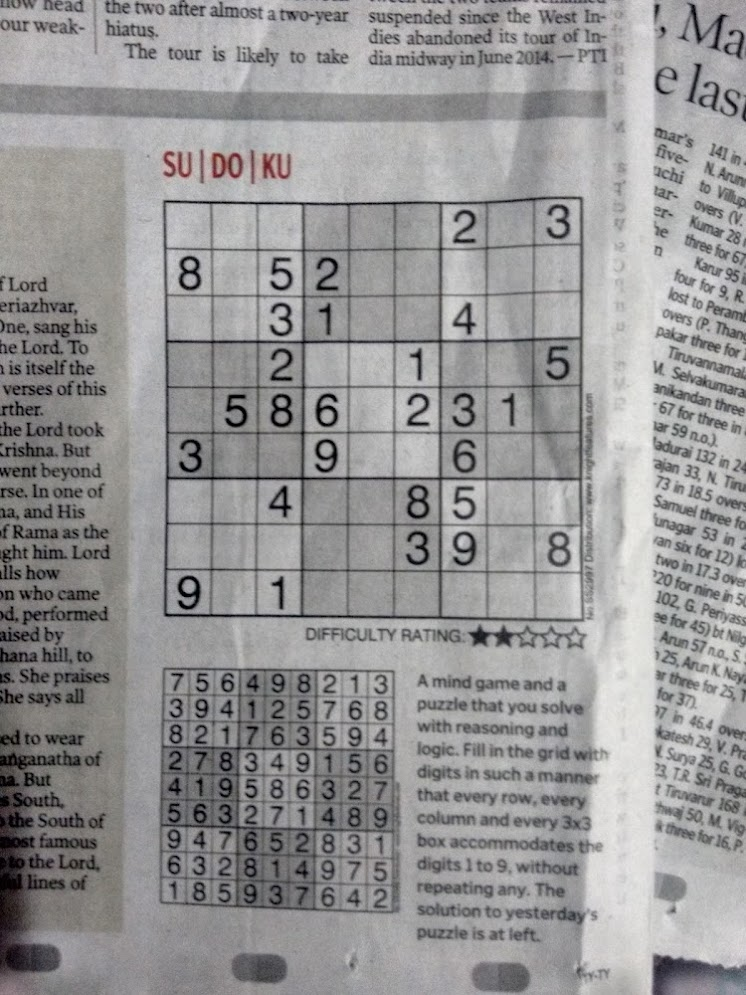
#> input picture f2.jpg, 746 x 995 px; its folder holds only this picture in this run
$ python main.py
#> lines starting #> are read from the running program, lines starting #| are printed output that depends on the picture; after the words box and inside, x2 and y2 are one past the last pixel; in counts of white or black regions, pixels touching at a corner belong together
### utilities.py
# -*- coding: utf-8 -*-
"""utilities

Funciones de ayuda para procesamiento de imagen y un detector
de bordes basado en lógica difusa (Mamdani) con LUT acelerada.
"""

from dataclasses import dataclass
from typing import Tuple, Optional
import numpy as np
from PIL import Image
from tqdm import tqdm
from rich.console import Console
from tinyfuzzy import LinguisticVariable, FuzzySet, gaussmf, trimf, mamdani, centroid


def convolution(img: np.ndarray, kernel: np.ndarray, verbose: bool = False, desc: str = "Convolución") -> np.ndarray:
    """Aplica convolución 2D con padding cero y barra de progreso opcional."""
    m, n = kernel.shape
    h, w = img.shape
    pad_h, pad_w = m // 2, n // 2
    img_padded = np.pad(img, ((pad_h, pad_h), (pad_w, pad_w)), mode="constant")
    result = np.zeros_like(img, dtype=float)

    row_iter = range(h)
    if verbose:
        row_iter = tqdm(row_iter, desc=desc, ncols=80, colour="blue")

    for i in row_iter:
        for j in range(w):
            region = img_padded[i:i+m, j:j+n]
            result[i, j] = np.sum(region * kernel)
    return result


@dataclass
class FuzzyEdgeConfig:
    """Configuración del detector de bordes difuso."""
    sx: float = 0.1        # desviación en x
    sy: float = 0.1        # desviación en y
    input_path: str = "f1.png"
    output_path: str = "edges_fuzzy.png"
    normalize: bool = True # normalizar imagen a [0,1]
    verbose: bool = False  # mostrar progreso con rich+tqdm


class FuzzyEdgeDetector:
    def __init__(self, config: FuzzyEdgeConfig):
        self.config = config
        self.console = Console()
        self.image: Optional[np.ndarray] = None
        self.grad_x: Optional[np.ndarray] = None
        self.grad_y: Optional[np.ndarray] = None
        self.output_img: Optional[np.ndarray] = None

        # Construir FIS al inicializar
        self.variables, self.rules = self._build_fis()
        self._build_lut()

    def _log(self, msg: str) -> None:
        """Imprime mensajes solo si verbose=True, con fallback ASCII en Windows."""
        if self.config.verbose:
            try:
                self.console.print(msg, style="bold cyan")
            except Exception:
                # Fallback por si la consola no soporta algunos caracteres Unicode
                safe = msg.encode("ascii", "ignore").decode("ascii")
                print(safe)

    def _load_image(self) -> np.ndarray:
        self._log("[2/4] Cargando imagen...")
        img = Image.open(self.config.input_path).convert("L")
        arr = np.array(img, dtype=float)
        if self.config.normalize:
            arr = arr / 255.0
        return arr

    def _compute_gradients(self, img: np.ndarray) -> Tuple[np.ndarray, np.ndarray]:
        self._log("[3/4] Calculando gradientes...")
        Gx = np.array([[-1, 1]])
        Gy = Gx.T
        grad_x = convolution(img, Gx, verbose=self.config.verbose, desc="Gradiente Ix")
        grad_y = convolution(img, Gy, verbose=self.config.verbose, desc="Gradiente Iy")
#> call 2 of convolution, with kernel = array of shape (2, 1), verbose = False, desc = 'Gradiente Iy'
#> after the loop in convolution (call 2), `for i in row_iter:`:
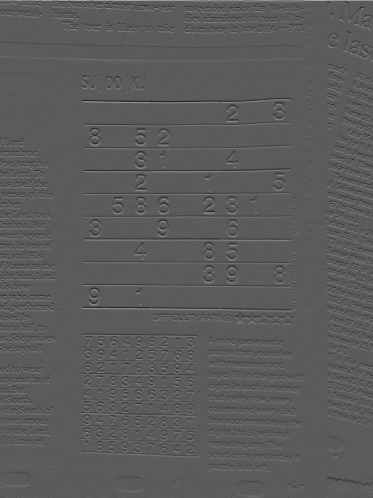
#> result: shape (995, 746) float64 (shown at 1/2 size); min -0.463, max 0.824, mean 0.000578; drawn with min black and max white
        return grad_x, grad_y

    # ---------------- LUT para el centroid de (w0,w1) ----------------
    def _build_lut(self, samples: int = 513, levels: int = 256):
        """
        Precalcula una tabla LUT[levels, levels] que, dado (w0, w1),
        devuelve el centroide de max( min(white, w0), min(black, w1) )
        usando las mismas MFs de salida que usas en Iout.
        """
        self._log("[0/4] Precomputando LUT de centroides…")

        # Universo y MFs de salida (idénticas a _build_fis)
        xs = np.linspace(*self.variables["Iout"].universe, samples)
        # white: trimf(x; 0,0,1) -> rampa descendente hasta 0 en x=1
        white = np.maximum(0.0, np.minimum(1.0, (1.0 - xs) / (1.0 - 0.0 + 1e-12)))
        white[xs <= 0.0] = 1.0  # pico en 0
        # black: trimf(x; 0,1,1) -> rampa ascendente desde 0 hasta 1 en x=1
        black = np.maximum(0.0, np.minimum(1.0, (xs - 0.0) / (1.0 - 0.0 + 1e-12)))
        black[xs >= 1.0] = 1.0  # pico en 1

        # traps para integración (constantes, reutilizables)
        dx = xs[1] - xs[0]
        x_col = xs  # (samples,)

        L = levels
        lut = np.empty((L, L), dtype=np.float32)

        # vector de alturas discretas 0..1
        heights = np.linspace(0.0, 1.0, L, dtype=np.float64)

        # Para eficiencia, precomputamos arrays "clipped" por todas las alturas
        white_clip = np.minimum(white[None, :], heights[:, None])   # (L, samples)
        black_clip = np.minimum(black[None, :], heights[:, None])   # (L, samples)

        # Recorremos todas las combinaciones (w0, w1)
        for i in range(L):
            # Agregamos vía 'max' con todas las posibles w1 de una
            mu_i = np.maximum(white_clip[i][None, :], black_clip)   # (L, samples)
            num = np.trapz(mu_i * x_col[None, :], x_col, axis=1)    # (L,)
            den = np.trapz(mu_i, x_col, axis=1) + 1e-12
            lut[i, :] = (num / den).astype(np.float32)

        self._lut = lut  # guardar
        self._lut_levels = L

    def _build_fis(self):
        self._log("[1/4] Construyendo sistema difuso...")
        Ix = LinguisticVariable(
            name="Ix",
            universe=(-1, 1),
            sets={
                "zero": FuzzySet("zero", lambda x: gaussmf(x, 0, self.config.sx)),
                "nonzero": FuzzySet("nonzero", lambda x: 1 - gaussmf(x, 0, self.config.sx)),
            },
        )

        Iy = LinguisticVariable(
            name="Iy",
            universe=(-1, 1),
            sets={
                "zero": FuzzySet("zero", lambda x: gaussmf(x, 0, self.config.sy)),
                "nonzero": FuzzySet("nonzero", lambda x: 1 - gaussmf(x, 0, self.config.sy)),
            },
        )

        Iout = LinguisticVariable(
            name="Iout",
            universe=(0, 1),
            sets={
                "white": FuzzySet("white", lambda x: trimf(x, 0.0, 0.0, 1.0)),
                "black": FuzzySet("black", lambda x: trimf(x, 0.0, 1.0, 1.0)),
            },
        )

        rules = [
            ([("Ix", "zero", "AND"), ("Iy", "zero", "")], ("Iout", "white")),
            ([("Ix", "nonzero", "OR"), ("Iy", "nonzero", "")], ("Iout", "black")),
        ]

        return {"Ix": Ix, "Iy": Iy, "Iout": Iout}, rules

    def _evaluate_fis(self):
        """
        Sustituimos la evaluación por píxel y el centroido por
        una consulta LUT de O(1) por píxel, preservando la semántica Mamdani.
        """
        self._log("[4/4] Evaluando sistema difuso (versión acelerada)…")
        h, w = self.image.shape

        # μ_zero y μ_nonzero (ya vectorizados por gaussmf)
        # Ix ~ N(0, sx), Iy ~ N(0, sy)
        def gauss(val, sigma):
#> called with sigma = 0.1
            sigma = max(float(sigma), 1e-12)
            return np.exp(-0.5 * (val / sigma) ** 2)

        mu0_x = gauss(self.grad_x, self.config.sx)          # μ_zero(Ix)
        mu0_y = gauss(self.grad_y, self.config.sy)          # μ_zero(Iy)
        mu1_x = 1.0 - mu0_x                                 # μ_nonzero(Ix)
        mu1_y = 1.0 - mu0_y                                 # μ_nonzero(Iy)

        # Reglas -> pesos
        w0 = np.minimum(mu0_x, mu0_y)                       # min(zero_x, zero_y)
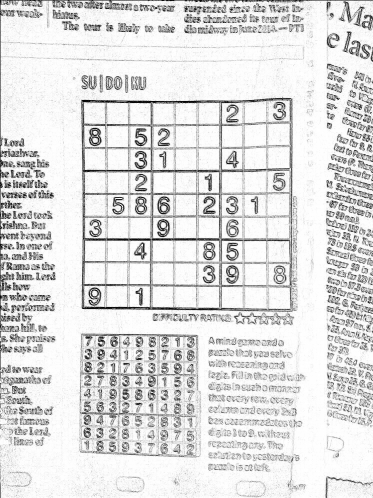
#> w0: shape (995, 746) float64 (shown at 1/2 size); min 1.88e-15, max 1, mean 0.871
        w1 = np.maximum(mu1_x, mu1_y)                       # max(nonzero_x, nonzero_y)

        # Discretizar a índices de la LUT
        L = self._lut_levels - 1
        i0 = np.clip((w0 * L).astype(np.int32), 0, L)
        i1 = np.clip((w1 * L).astype(np.int32), 0, L)

        # Lookup vectorizado
        self.output_img = self._lut[i0, i1].astype(np.float32)

        return self.output_img

    def run(self):
        """Ejecuta todo el pipeline de detección de bordes difuso."""
        self.image = self._load_image()
        self.grad_x, self.grad_y = self._compute_gradients(self.image)
        self.output_img = self._evaluate_fis()

        Image.fromarray((self.output_img * 255).astype(np.uint8)).save(self.config.output_path)
        self._log(f"✅ Mapa de bordes difuso guardado en {self.config.output_path}")

        return self.output_img

### thresholding.py
# -*- coding: utf-8 -*-
"""thresholding

Umbralización binaria de imágenes en escala de grises con opción de progreso.
"""

from dataclasses import dataclass
import numpy as np
from PIL import Image
from rich.console import Console
from tqdm import tqdm

@dataclass
class ThresholdConfig:
    """Configuración de umbralización binaria."""
    input_path: str
    output_path: str
    threshold: float = 0.5
    verbose: bool = False

class Thresholding:
    def __init__(self, config: ThresholdConfig):
        self.config = config
        self.console = Console()

    def _log(self, msg: str) -> None:
        if self.config.verbose:
            try:
                self.console.print(msg, style="bold cyan")
            except Exception:
                print(msg.encode("ascii", "ignore").decode("ascii"))

    def run(self) -> np.ndarray:
        """Ejecuta la umbralización sobre la imagen."""
        self._log("Cargando imagen...")
        img = Image.open(self.config.input_path).convert("L")
        arr = np.array(img, dtype=float) / 255.0

        self._log("Aplicando umbralización...")
        h, w = arr.shape
        binary = np.zeros_like(arr, dtype=np.uint8)

        row_iter = range(h)
        if self.config.verbose:
            row_iter = tqdm(row_iter, desc="Umbralizando filas...", ncols=80, colour="blue")

        for i in row_iter:
            for j in range(w):
                binary[i, j] = 1 if arr[i, j] >= self.config.threshold else 0
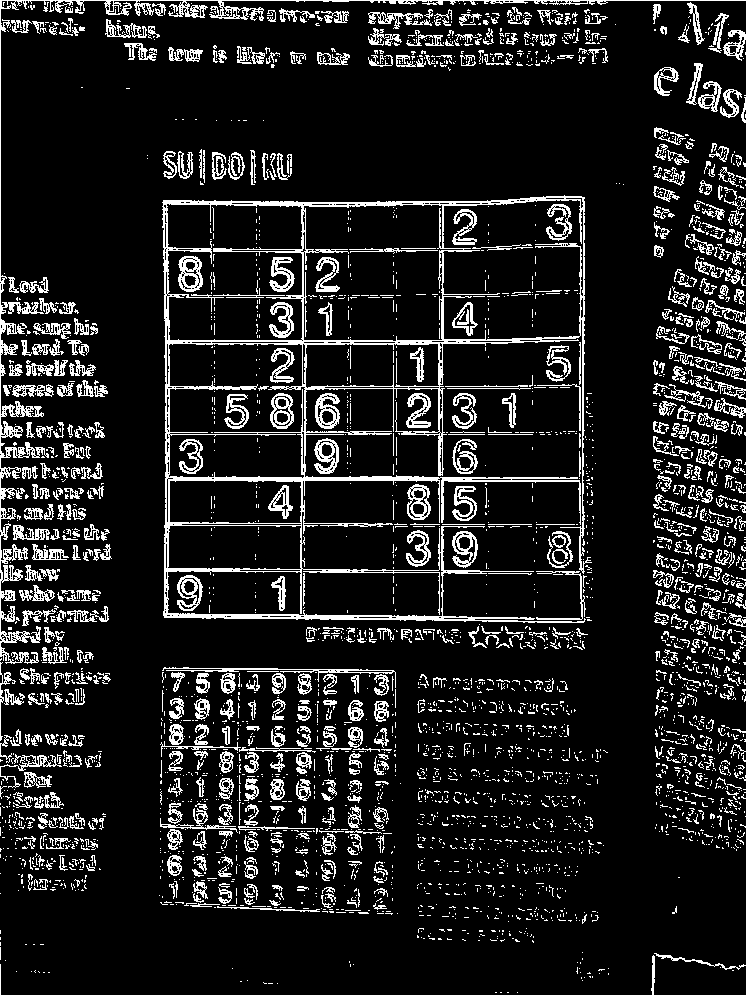
#> binary: shape (995, 746); values 0 (black) and 1 (white), 12.2% white in thin lines or dots

        self._log("Guardando resultado...")
        Image.fromarray((binary*255).astype(np.uint8)).save(self.config.output_path)

        self._log(f"✅ Imagen binaria guardada en {self.config.output_path}")
        return binary

### connected_components.py
# -*- coding: utf-8 -*-
"""connected_components

Etiquetado BFS 8-conexo y extracción del mayor componente binario.
"""
from dataclasses import dataclass
import numpy as np
from PIL import Image
from rich.console import Console
from tqdm import tqdm
from collections import deque


@dataclass
class ConnectedConfig:
    """Configuración para análisis de componentes conectados."""
    input_path: str
    output_path: str
    verbose: bool = False


class ConnectedComponents:
    def __init__(self, config: ConnectedConfig):
        self.config = config
        self.console = Console()

    def _log(self, msg: str) -> None:
        if self.config.verbose:
            try:
                self.console.print(msg, style="bold cyan")
            except Exception:
                print(msg.encode("ascii", "ignore").decode("ascii"))

    def _get_neighbors(self, i, j, h, w):
        """8-conectividad"""
        for di in [-1, 0, 1]:
            for dj in [-1, 0, 1]:
                if di == 0 and dj == 0:
                    continue
                ni, nj = i + di, j + dj
                if 0 <= ni < h and 0 <= nj < w:
                    yield ni, nj

    def run(self) -> np.ndarray:
        """Encuentra el mayor componente conectado de la imagen binaria."""
        self._log("Cargando imagen binaria...")
        img = Image.open(self.config.input_path).convert("L")
        arr = (np.array(img, dtype=np.uint8) > 127).astype(np.uint8)  # 0/1

        h, w = arr.shape
        labels = np.zeros((h, w), dtype=np.int32)
        label = 0
        areas = {}

        row_iter = range(h)
        if self.config.verbose:
            row_iter = tqdm(row_iter, desc="Etiquetando", ncols=80, colour="blue")

        # BFS para etiquetar
        for i in row_iter:
            for j in range(w):
                if arr[i, j] == 1 and labels[i, j] == 0:
                    label += 1
                    q = deque([(i, j)])
                    labels[i, j] = label
                    area = 0
                    while q:
                        ci, cj = q.popleft()
                        area += 1
                        for ni, nj in self._get_neighbors(ci, cj, h, w):
                            if arr[ni, nj] == 1 and labels[ni, nj] == 0:
                                labels[ni, nj] = label
                                q.append((ni, nj))
                    areas[label] = area
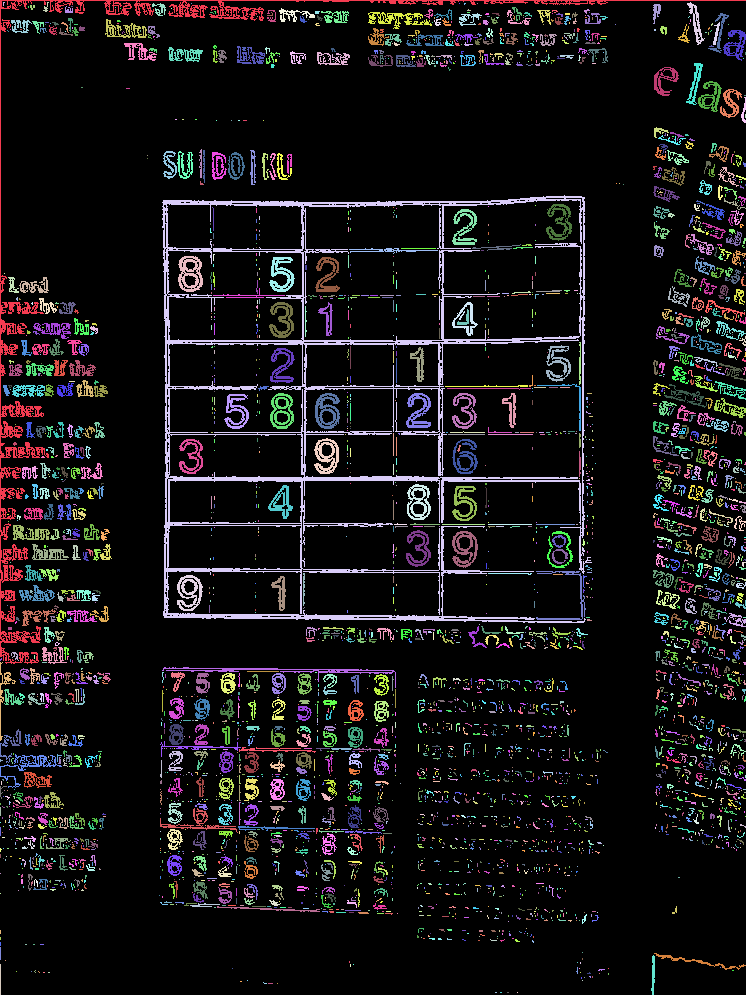
#> labels: shape (995, 746) int32; 3598 distinct labels, from 0 to 3597; one colour per label, 0 black

        self._log(f"Detectados {label} componentes.")
        if not areas:
            self._log("⚠️ No se detectaron componentes.")
            return arr

        # Identificar el mayor
        largest_label = max(areas, key=areas.get)
        self._log(f"Mayor componente: etiqueta {largest_label}, área {areas[largest_label]} píxeles.")

        # Generar máscara del mayor componente
        largest = (labels == largest_label).astype(np.uint8)
        Image.fromarray((largest * 255).astype(np.uint8)).save(self.config.output_path)
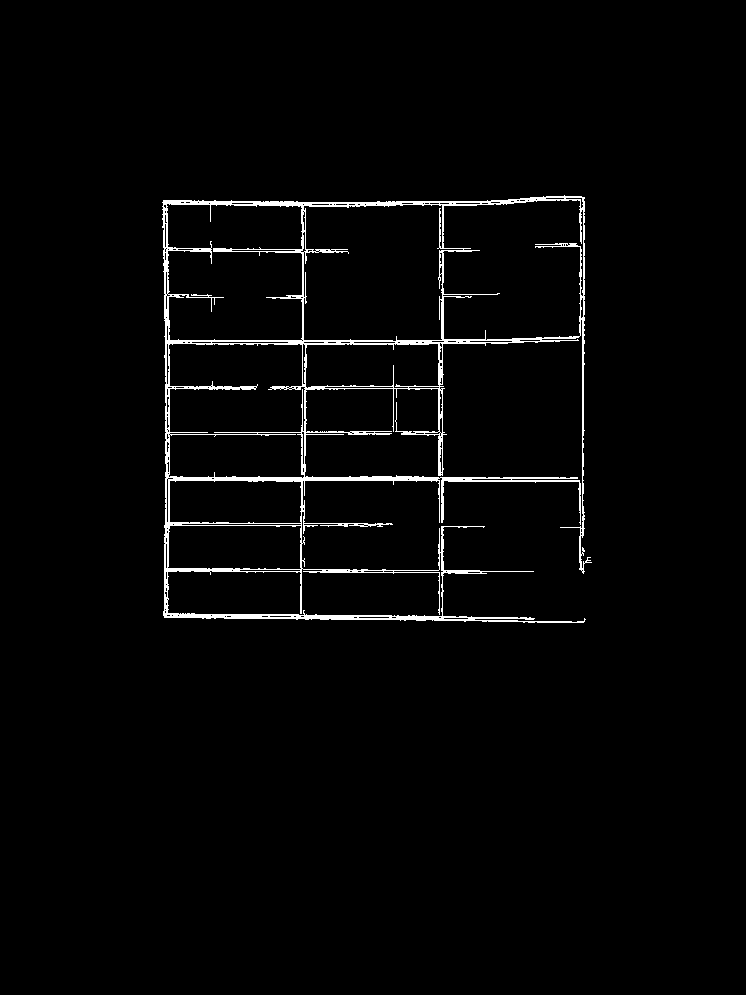
#> saved as f2_largest.jpg: PIL image 746x995 L; 2.2% white in thin lines or dots, all inside (x1, y1, x2, y2) = (162, 195, 592, 623)
#> (the rest of the program and of its run is left out)
